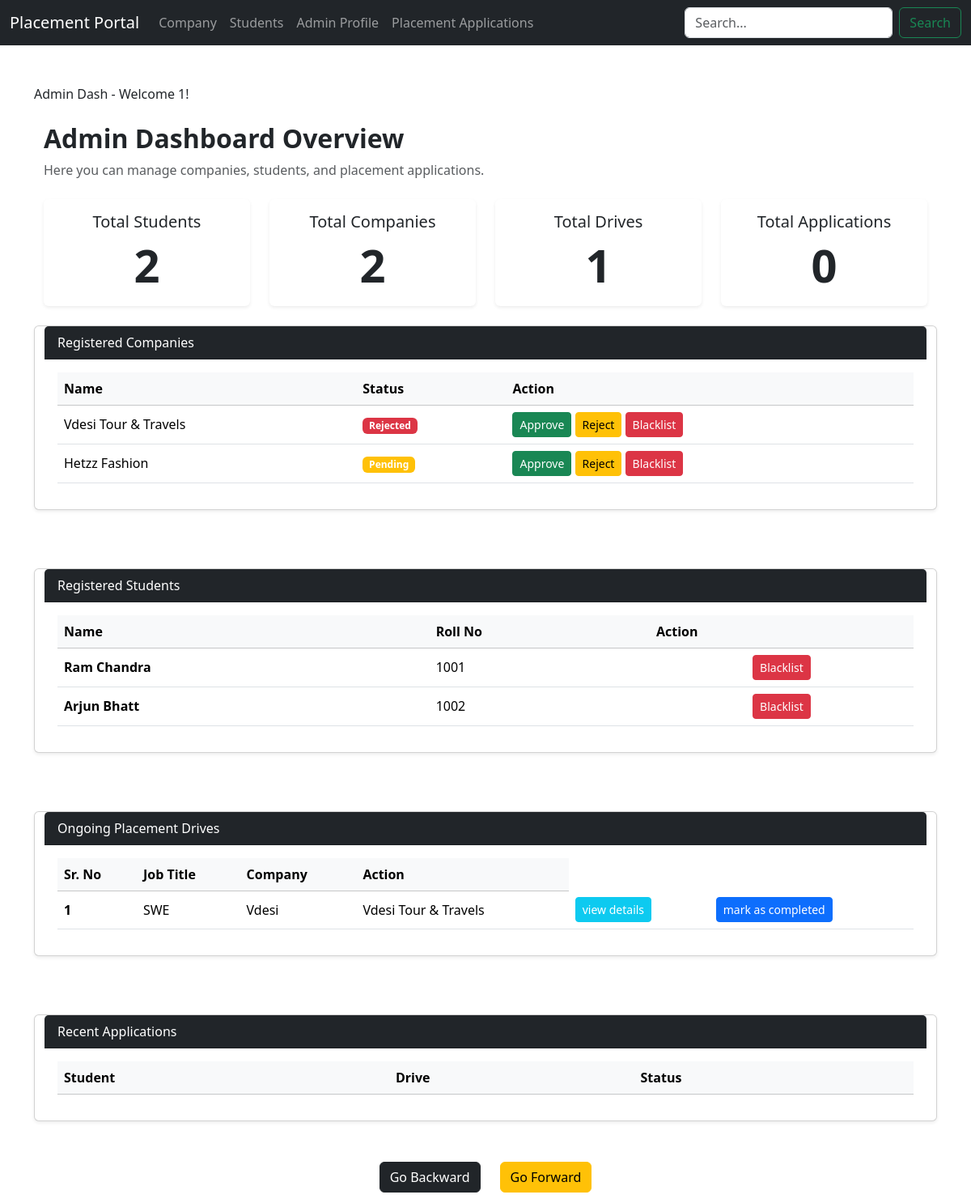
/dashboard/admin (signed in), run on an earlier commit of the app's database.
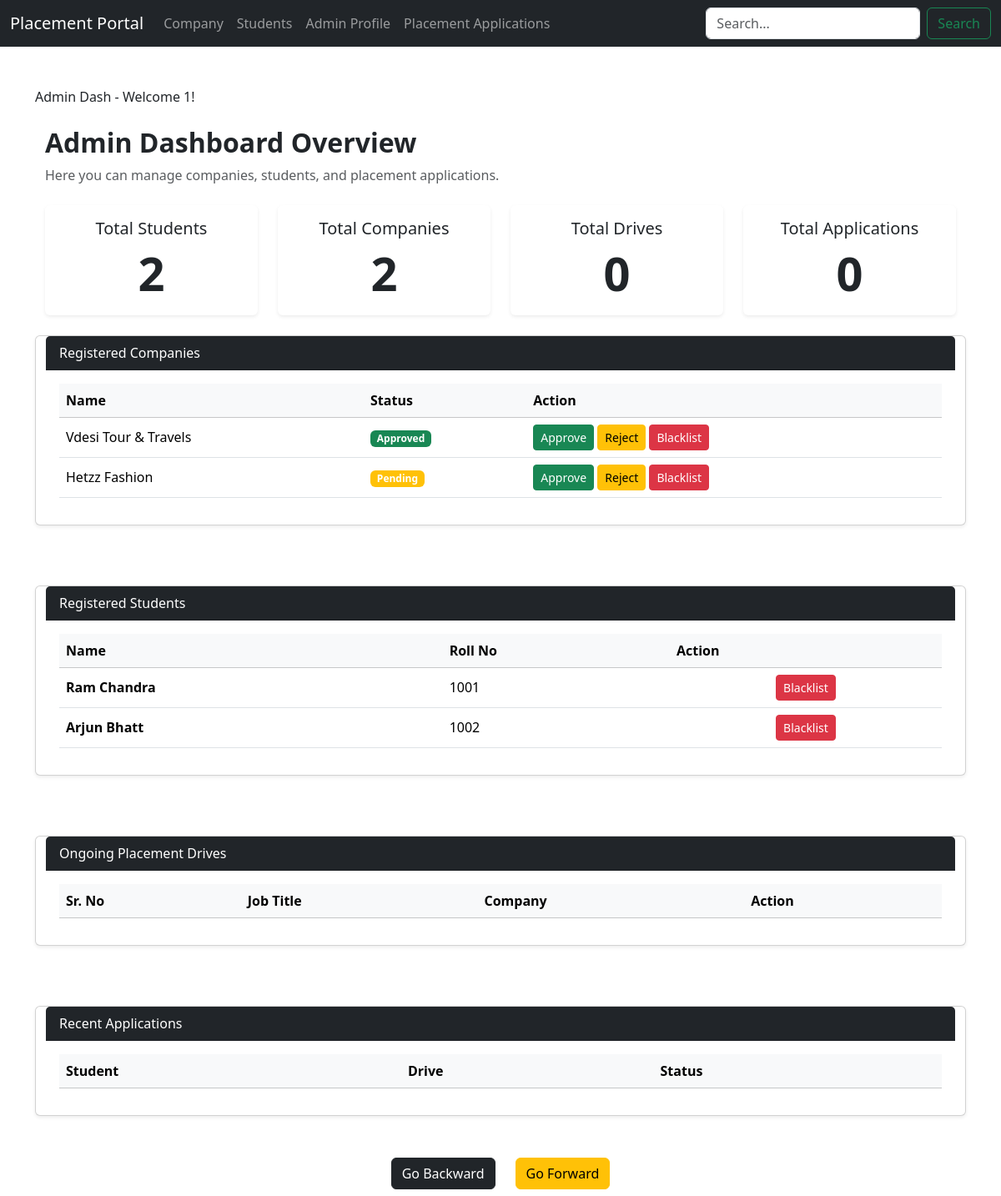
And on a later commit of the database.
### models/models.py (models this page shows, shortened)
class Usercommon(db.Model):
    __abstract__ = True
    id = db.Column(db.Integer,primary_key=True)
    email = db.Column(db.String(120), unique=True, nullable=False)
    _password_hash = db.Column("password",db.String(128), nullable=False)
    name = db.Column(db.String(100), nullable=False)
    phone = db.Column(db.String(20), nullable=True)
    is_active = db.Column(db.Boolean, default=True, nullable=False)
    created_at = db.Column(db.DateTime, default=datetime.utcnow, nullable=False)

class Company(Usercommon):
    __tablename__ = 'companies'
    role = db.Column(db.Enum(Role), default=Role.COMPANY, nullable=False)
    company_name = db.Column(db.String(150), unique=True,nullable=False)
    hr_contact = db.Column(db.String(100), nullable=True)
    website = db.Column(db.String(200), nullable=True)
    approval_status = db.Column(db.Enum(Approvalstatus), default=Approvalstatus.PENDING, nullable=False)
    drives = db.relationship('PlacementDrive', backref='company', lazy=True,cascade="all, delete-orphan")

class Student(Usercommon):
    __tablename__ = 'students'
    role = db.Column(db.Enum(Role), default=Role.STUDENT, nullable=False)
    roll_number = db.Column(db.String(20), unique=True, nullable=False)
    course = db.Column(db.String(100), nullable=False)
    skills = db.Column(db.String(200), nullable=True)
    resume_path = db.Column(db.String(200), nullable=True)
    blacklist = db.Column(db.Boolean, default=False, nullable=False)
    department = db.Column(db.String(50), nullable=False)
    year_of_study = db.Column(db.Integer, nullable=False)
    applications = db.relationship('Application', backref='student', lazy=True,cascade="all, delete-orphan")

class PlacementDrive(db.Model):
    __tablename__ = 'placement_drives'
    id = db.Column(db.Integer, primary_key=True)
    company_id = db.Column(db.Integer, db.ForeignKey('companies.id', ondelete='CASCADE'), nullable=False)
    job_title= db.Column(db.String(150), nullable=False)
    job_description = db.Column(db.Text, nullable=True)
    eligibility_criteria = db.Column(db.String(200), nullable=True)
    application_deadline = db.Column(db.DateTime, nullable=False)
    salary_range = db.Column(db.String(100), nullable=True)
    required_skills = db.Column(db.String(200), nullable=True)
    experience_required = db.Column(db.String(100), nullable=True)
    status = db.Column(db.Enum(Drivestatus), default=Drivestatus.UPCOMING.value, nullable=False)
    applications = db.relationship('Application', backref='drive', lazy=True,cascade="all, delete-orphan")
    approval_status = db.Column(db.Enum(Approvalstatus), default=Approvalstatus.PENDING)

### app.py (the view)
@app.route("/dashboard/admin")
@role_required(Role.ADMIN)
def admin_dashboard():
    total_students = Student.query.count()
    total_companies = Company.query.count()
    total_placementdrives = PlacementDrive.query.count()
    total_applications = Application.query.count()
    pending_companies = Company.query.filter_by(approval_status=Approvalstatus.PENDING).all()
    all_companies = Company.query.all()
    all_students = Student.query.all()
    ongoing_drives = PlacementDrive.query.filter(PlacementDrive.application_deadline >= db.func.current_date()).all()
    recent_applications = Application.query.order_by(Application.applied_at.desc()).limit(10).all()
    return render_template("AdminDashboard.html", pending_companies=pending_companies,
                            all_companies=all_companies,
                            all_students=all_students,
                            ongoing_drives=ongoing_drives,
                            recent_applications=recent_applications,
                            total_students=total_students,
                           total_companies=total_companies,
                           total_drives=total_placementdrives,
                           total_applications=total_applications,
                           admin_name=session['user_id'])

### app.py (called while the page is built)
def role_required(required_role):
    def decorator(f):
        @wraps(f)
        def wrapper(*args, **kwargs):
            if 'user_id' not in session or 'user_role' not in session:
                return redirect(url_for('login'))
            if session['user_role'] != required_role.value:
                return "Unauthorized", 403
            return f(*args, **kwargs)
        return wrapper
    return decorator

### templates/AdminDashboard.html (shortened to what this page needs)
{% extends "index.html" %}
{% block content %}
<span class="navbar-brand mb-0 h1">
    Admin Dash - Welcome {{ admin_name }}!
</span>
<div class="container mt-4">
    <div class="mb-4">
        <h2 class="fw-bold">Admin Dashboard Overview</h2>
        <p class="text-muted">Here you can manage companies, students, and placement applications.</p>
    </div>
    <div class="row g-4 mb-5">
        <div class="col-md-3">
            <div class="card shadow-sm border-0 text-center">
                <div class="card-body">
                    <h5 class="card-title">Total Students</h5>
                    <h4 class="card-text  fw-bold display-4">{{ total_students }}</h4>
                </div>
            </div>
        </div>
        <div class="col-md-3">
            <div class="card shadow-sm border-0 text-center">
                <div class="card-body">
                    <h5 class="card-title">Total Companies</h5>
                    <h4 class="card-text fw-bold display-4">{{ total_companies }}</h4>
                </div>
            </div>
        </div>
        <div class="col-md-3">
            <div class="card shadow-sm border-0 text-center">
                <div class="card-body">
                    <h5 class="card-title">Total Drives</h5>
                    <h4 class="card-text fw-bold display-4">{{ total_drives }}</h4>
                </div>
            </div>
        </div>
        <div class="col-md-3">
            <div class="card shadow-sm border-0 text-center">
                <div class="card-body">
                    <h5 class="card-title">Total Applications</h5>
                    <h4 class="card-text fw-bold display-4">{{ total_applications }}</h4>
                </div>
            </div>
        </div>
        <div class="card shadow-sm mb-5">
            <div class="card-header bg-dark text-white">
                Registered Companies
            </div>
            <div class="card-body">
                <table class="table table-hover align-middle">
                    <thead class="table-light">
                        <tr>
                            <th>Name</th>
                            <th>Status</th>
                            <th>Action</th>
                        </tr>
                    </thead>
                    <tbody>
                        {% for data in all_companies %}
                        <tr>
                            <td>{{ data.company_name }}</td>
                            <td>
                                {% if data.approval_status.name == 'APPROVED' %}
                                <span class="badge bg-success">Approved</span>
                                {% elif data.approval_status.name == 'REJECTED' %}
                                <span class="badge bg-danger">Rejected</span>
                                {% else %}
                                <span class="badge bg-warning">Pending</span>
                                {% endif %}
                            </td>
                            <td>
                                <a href="{{ url_for('approve_company', id=data.id) }}" class="btn btn-sm btn-success">Approve</a>
                                <a href="{{ url_for('reject_company', id=data.id) }}" class="btn btn-sm btn-warning">Reject</a>
                                <a href="{{ url_for('blacklist_company', id=data.id) }}" class="btn btn-sm btn-danger">Blacklist</a>
                            </td>
                        </tr>
                        {% endfor %}
                    </tbody>
                </table>
            </div>
        </div>
        <div class="card shadow-sm mb-5">
            <div class="card-header bg-dark text-white">
                Registered Students
            </div>
            <div class="card-body table-responsive">
                <table class="table table-hover align-middle">
                    <thead class="table-light">
                        <tr>
                            <th>Name</th>
                            <th>Roll No</th>
                            <th>Action</th>
                        </tr>
                    </thead>
                    <tbody>
                        {% for data in all_students %}
                        <tr>
                            <td class="fw-bold">{{ data.name }}</td>
                            <td>{{ data.roll_number }}</td>
                            <td class="text-center">
                                <form action="{{ url_for('toggle_blacklist', id=data.id) }}" method="POST" class="d-inline">
                                    <button type="submit" class="btn btn-sm
                                {% if data.blacklist %}btn-info{% else %}btn-danger{% endif %}
                                    ">
                                        {% if data.blacklist %}
                                        Remove from Blacklist
                                        {% else %}
                                        Blacklist
                                        {% endif %}
                                    </button>
                                </form>
                            </td>
                        </tr>
                        {% endfor %}
                    </tbody>
                </table>
            </div>
        </div>
        <div class="card shadow-sm mb-5">
            <div class="card-header bg-dark text-white">
                Ongoing Placement Drives
            </div>
            <div class="card-body table-responsive">
                <table class="table table-hover align-middle">
                    <thead class="table-light">
                        <tr>
                            <th>Sr. No</th>
                            <th>Job Title</th>
                            <th>Company</th>
                            <th>Action</th>
                        </tr>
                    </thead>
                    <tbody>
                        {% for data in ongoing_drives %}
                        <tr>
                            <td class="fw-bold">{{ loop.index }}</td>
                            <td>{{ data.job_title }}</td>
                            <td>{{ data.company.name }}</td>
                            <td>{{ data.company.company_name }}</td>
                            <td>
                                <a href="#" class="btn btn-info btn-sm text-white">
                                    view details
                                </a>
                            </td>
                            <td>
                                <a href="#" class="btn btn-primary btn-sm text-white">
                                    mark as completed
                                </a>
                            </td>
                        </tr>
                        {% endfor %}
                    </tbody>
                </table>
            </div>
        </div>
        <div class="card shadow-sm mb-5">
            <div class="card-header bg-dark text-white">
                Recent Applications
            </div>
            <div class="card-body table-responsive">
                <table class="table table-hover align-middle">
                    <thead class="table-light">
                        <tr>
                            <th>Student</th>
                            <th>Drive</th>
                            <th>Status</th>
                        </tr>
                    </thead>
                </table>
            </div>
        </div>
    </div>
    {% endblock %}

### templates/index.html (shortened to what this page needs)
<!DOCTYPE html>
<html lang="en">
  <head>
    <link
      href="https://cdn.jsdelivr.net/npm/bootstrap@5.3.3/dist/css/bootstrap.min.css"
      rel="stylesheet"
    />
  </head>
  <body >
    {% include "navbar.html" %}
    <div class="container mt-5 main-content">
      {% block content %}{% endblock %}
    </div>
      <div class="navigation-buttons d-flex justify-content-center align-items-center position-fixed fixed-bottom w-100 mt-2 mb-2">
        <button onclick="window.history.back();" class="btn btn-dark">Go Backward</button>
        <button onclick="window.history.forward();" class="btn btn-warning ms-4">Go Forward</button>
    </div>
  </body>
</html>

### templates/navbar.html (shortened to what this page needs)
  <nav class="navbar navbar-expand-lg navbar-dark bg-dark">
    <div class="container-fluid">
      <a class="navbar-brand" href="#">Placement Portal</a>
      <div class="collapse navbar-collapse" id="navbarNavDropdown">
        <ul class="navbar-nav me-auto mb-2 mb-lg-0">
          <li class="nav-item">
            <a class="nav-link" href="/companies">Company</a>
          </li>
          <li class="nav-item">
            <a class="nav-link" href="/students">Students</a>
          </li>
          <li class="nav-item">
            <a class="nav-link" href="/admin">Admin Profile</a>
          </li>
          <li class="nav-item">
            <a class="nav-link" href="/applications">Placement Applications</a>
          </li>
        </ul>
        <form class="d-flex" role="search" action="{{ url_for('search')}}" method="GET">
          <input class="form-control me-2" type="search" name="q" placeholder="Search..." aria-label="Search">
          <button class="btn btn-outline-success" type="submit">Search</button>
        </form>
      </div>
    </div>
  </nav>

What changed in the data, as far as the page shows it:
removed PlacementDrive: job_title "SWE", company.name "Vdesi", company.company_name "Vdesi Tour & Travels"
changed Company "Vdesi Tour & Travels": approval_status "Rejected" → "Approved"
Also different on the page:
{{ total_drives }}: "1" → "0"
